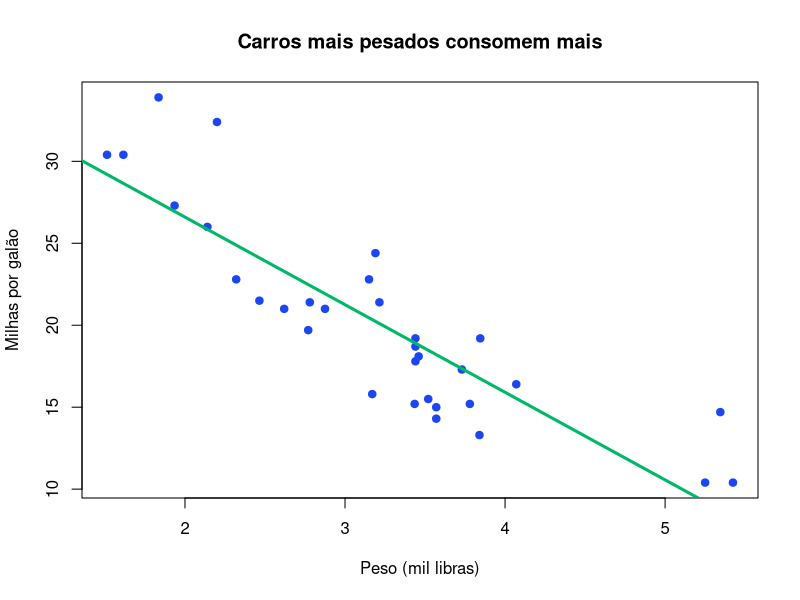

Recreate this plot in R.
## ---- chunk 1
#| label: fig-consumo
#| fig-cap: "Consumo (milhas por galão) em função do peso do carro"
#| code-fold: show

plot(
  mtcars$wt, mtcars$mpg,
  pch = 19, col = "#1C46F3",
  xlab = "Peso (mil libras)", ylab = "Milhas por galão",
  main = "Carros mais pesados consomem mais"
)
abline(lm(mpg ~ wt, data = mtcars), col = "#00b869", lwd = 3)
## ---- chunk 2
modelo <- lm(mpg ~ wt, data = mtcars)
round(coef(modelo), 2)
